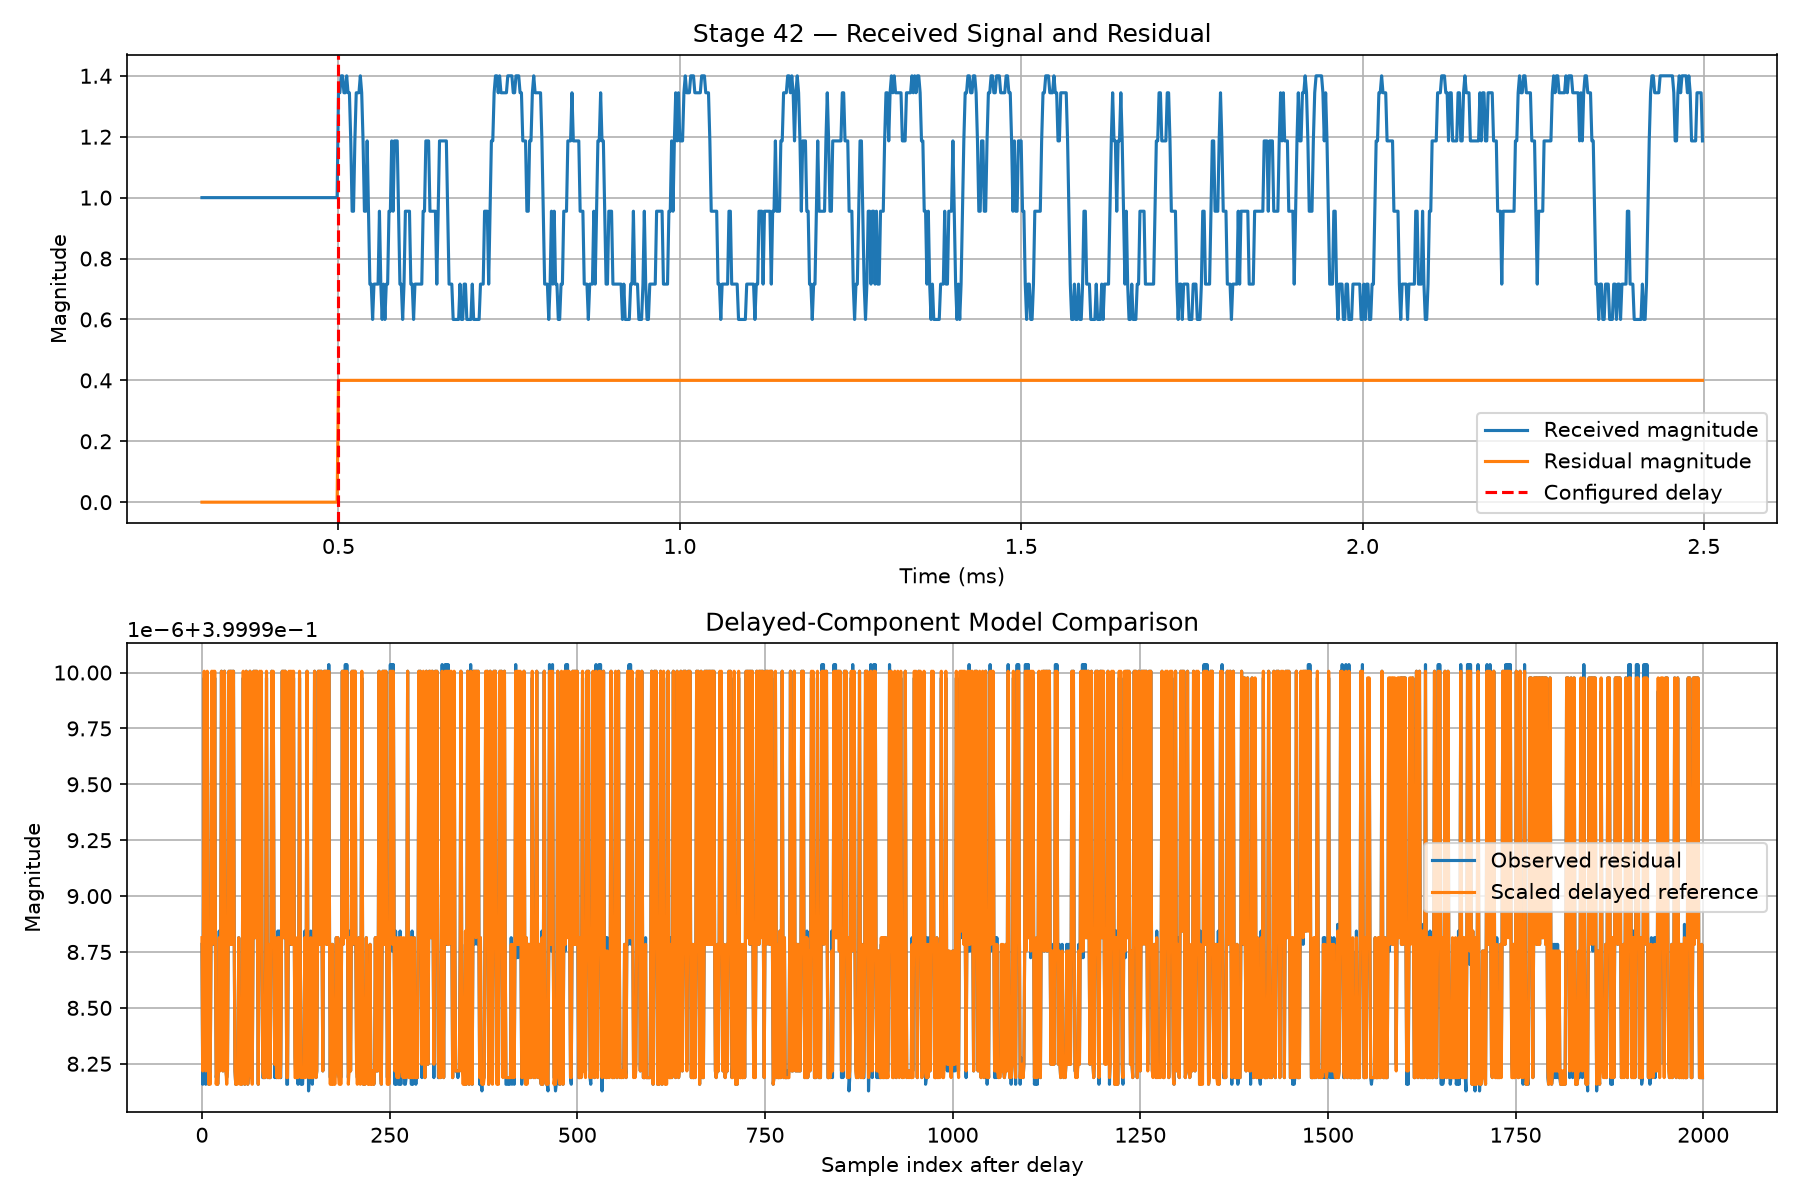

Reproduce this figure in Python.

import os
import csv
import numpy as np
import matplotlib.pyplot as plt

FOLDER = r"C:\Users\tharunkumar\Desktop\FSK_GPR"
FS = 500_000
COUNT = 100_000
DELAY = 250

REF_FILE = os.path.join(FOLDER, "reference_stage35.dat")
RX_FILE = os.path.join(FOLDER, "received_stage35.dat")

for path in (REF_FILE, RX_FILE):
    if not os.path.isfile(path):
        raise FileNotFoundError(f"Missing file: {path}")

reference = np.fromfile(
    REF_FILE, dtype=np.complex64, count=COUNT
)
received = np.fromfile(
    RX_FILE, dtype=np.complex64, count=COUNT
)

n = min(len(reference), len(received))
reference = reference[:n]
received = received[:n]

if n <= DELAY + 1000:
    raise ValueError("Not enough samples for analysis.")

# Estimate direct-path scale using the first DELAY samples.
ref_direct = reference[:DELAY]
rx_direct = received[:DELAY]

energy = np.vdot(ref_direct, ref_direct)
if abs(energy) < 1e-12:
    raise ValueError("Reference segment has insufficient energy.")

scale = np.vdot(ref_direct, rx_direct) / energy
residual = received - scale * reference

# Compare the known delayed segment with the residual.
echo = 0.4 * reference[:n - DELAY]
observed = residual[DELAY:]

m = min(len(echo), len(observed))
echo = echo[:m]
observed = observed[:m]

# Least-squares estimate of the residual's relationship to
# the delayed reference. This is valid for the constructed model
# only when the stream alignment and delay are correct.
denominator = np.vdot(echo, echo)
echo_scale = (
    np.vdot(echo, observed) / denominator
    if abs(denominator) > 1e-12 else 0j
)
error = observed - echo_scale * echo

echo_rms = float(np.sqrt(np.mean(np.abs(observed) ** 2)))
error_rms = float(np.sqrt(np.mean(np.abs(error) ** 2)))
reference_rms = float(np.sqrt(np.mean(np.abs(reference) ** 2)))

if error_rms > 0:
    snr_db = 20 * np.log10(echo_rms / error_rms)
else:
    snr_db = float("inf")

print("=" * 55)
print("STAGE 42: ECHO AMPLITUDE AND ERROR ANALYSIS")
print("=" * 55)
print(f"Samples analyzed: {n:,}")
print(f"Sample rate: {FS:,} samples/s")
print(f"Configured delay: {DELAY} samples ({DELAY / FS * 1000:.6f} ms)")
print(f"Estimated direct scale: {scale}")
print(f"Reference RMS magnitude: {reference_rms:.6f}")
print(f"Residual RMS after delay: {echo_rms:.6f}")
print(f"Estimated delayed-component scale: {echo_scale}")
print(f"Model residual error RMS: {error_rms:.8f}")
print(f"Model-based SNR estimate: {snr_db:.2f} dB")
print("\nThese metrics describe the captured software signal path.")
print("They are not measured physical GPR sensitivity or SNR.")

# Visualize the residual around the programmed delay.
show_start = max(0, DELAY - 100)
show_end = min(n, DELAY + 1000)
idx = np.arange(show_start, show_end)
time_ms = idx / FS * 1000

fig, axes = plt.subplots(2, 1, figsize=(12, 8))

axes[0].plot(
    time_ms, np.abs(received[show_start:show_end]),
    label="Received magnitude"
)
axes[0].plot(
    time_ms, np.abs(residual[show_start:show_end]),
    label="Residual magnitude"
)
axes[0].axvline(
    DELAY / FS * 1000,
    color="red", linestyle="--", label="Configured delay"
)
axes[0].set_title("Stage 42 — Received Signal and Residual")
axes[0].set_xlabel("Time (ms)")
axes[0].set_ylabel("Magnitude")
axes[0].grid(True)
axes[0].legend()

axes[1].plot(
    np.abs(observed[:2000]), label="Observed residual"
)
axes[1].plot(
    np.abs((echo_scale * echo)[:2000]),
    label="Scaled delayed reference"
)
axes[1].set_title("Delayed-Component Model Comparison")
axes[1].set_xlabel("Sample index after delay")
axes[1].set_ylabel("Magnitude")
axes[1].grid(True)
axes[1].legend()

plt.tight_layout()
png_path = os.path.join(
    FOLDER, "stage42_echo_amplitude_snr.png"
)
plt.savefig(png_path, dpi=150)
plt.close(fig)

csv_path = os.path.join(
    FOLDER, "stage42_echo_amplitude_snr.csv"
)
with open(csv_path, "w", newline="") as f:
    writer = csv.writer(f)
    writer.writerow(["Metric", "Value"])
    writer.writerow(["samples_analyzed", n])
    writer.writerow(["sample_rate_hz", FS])
    writer.writerow(["delay_samples", DELAY])
    writer.writerow(["delay_ms", DELAY / FS * 1000])
    writer.writerow(["reference_rms", reference_rms])
    writer.writerow(["residual_rms", echo_rms])
    writer.writerow(["delayed_component_scale_real", echo_scale.real])
    writer.writerow(["delayed_component_scale_imag", echo_scale.imag])
    writer.writerow(["model_error_rms", error_rms])
    writer.writerow(["model_based_snr_db", snr_db])

print("\nSaved:")
print(png_path)
print(csv_path)
